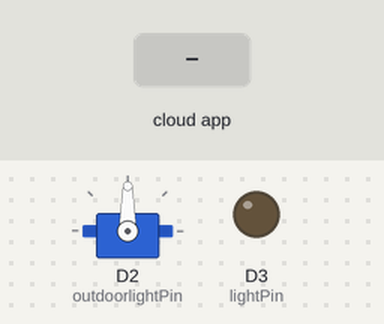
Simulated run of this sketch. Board: ESP8266 (NodeMCU). Shown: servo, output pins drawn as LEDs (lit = HIGH). The test bench sets the inputs (shaded band). Not simulated (calls return 0 or success): CayenneWiFiClient.h.

Above: at 2.7 s.
2.8 s: the phone or cloud app sets 3 to 0
At 4.0 s:
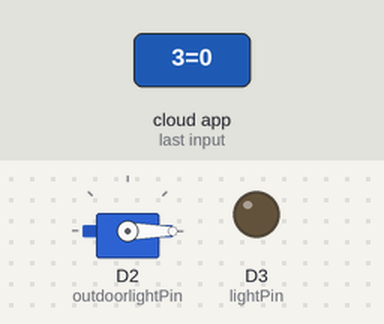
4.3 s: the phone or cloud app sets 4 to 1
At 5.2 s:
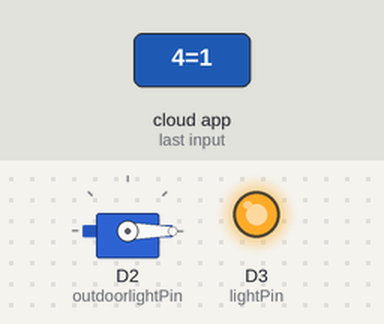
5.8 s: the phone or cloud app sets 3 to 1
At 6.6 s:
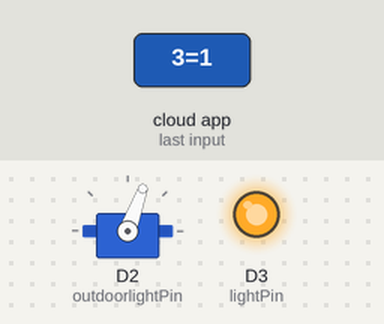
7.3 s: the phone or cloud app sets 4 to 0
At 7.6 s:
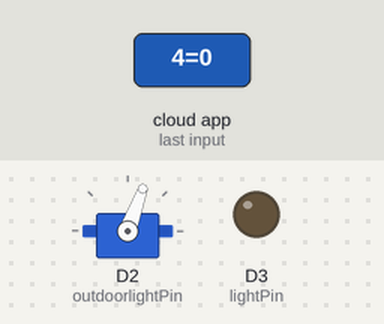
Timing chart, 0 to 9.8 s (numbered marks = the images above; inputs shaded):
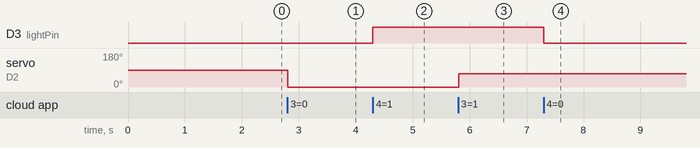

Measured:
- after the input at 2.8 s, servo on D2 (outdoorlightPin): 90° → 0° at once
- after the input at 4.3 s, D3 (lightPin): LOW → HIGH at once
- after the input at 5.8 s, servo on D2 (outdoorlightPin): 0° → 70° at once
- after the input at 7.3 s, D3 (lightPin): HIGH → LOW at once

The sketch:

home_automation_inside.ino
```cpp
#define CAYENNE_PRINT Serial  // Comment this out to disable prints and save space
#include "CayenneDefines.h"
#include "BlynkSimpleEsp8266.h"
#include "CayenneWiFiClient.h"

char token[] = "ezd8p35t92";
char ssid[] = "Redmi";
char password[] = "shramik49";
int lightPin = D3;
int outdoorlightPin = D2;

#include <Servo.h>

Servo myservo;

void setup() {
  // put your setup code here, to run once:
  myservo.attach(4);  // attaches the servo on GIO2 to the servo object
  pinMode(lightPin, OUTPUT);
    pinMode(outdoorlightPin, OUTPUT);
  Serial.begin(9600);
  Cayenne.begin(token, ssid, password);
}

void loop() {
  // put your main code here, to run repeatedly:
  Cayenne.run();
}

CAYENNE_IN(V3)
{
  int currentValue = getValue.asInt();
  if (currentValue == 1)
  {
    myservo.write(70);
  }
  else
  {
    myservo.write(0);
  }
}
CAYENNE_IN(V4)
{
  int currentValue = getValue.asInt();
  if (currentValue == 1)
  {
    digitalWrite(lightPin, HIGH);
  }
  else
  {
    digitalWrite(lightPin, LOW);
  }
}
CAYENNE_IN(V5)
{
  int currentValue = getValue.asInt();
  if (currentValue == 1)
  {
    digitalWrite(outdoorlightPin, HIGH);
  }
  else
  {
    digitalWrite(outdoorlightPin, LOW);
  }
}
```
